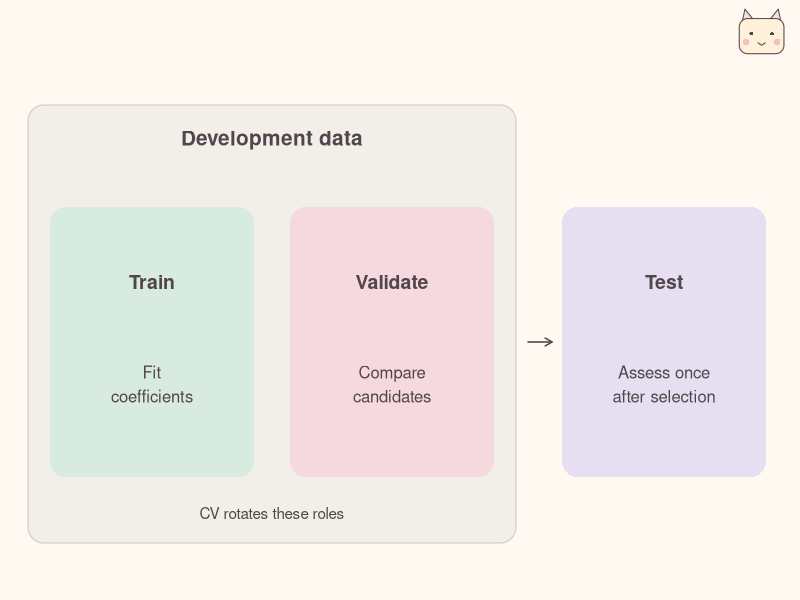
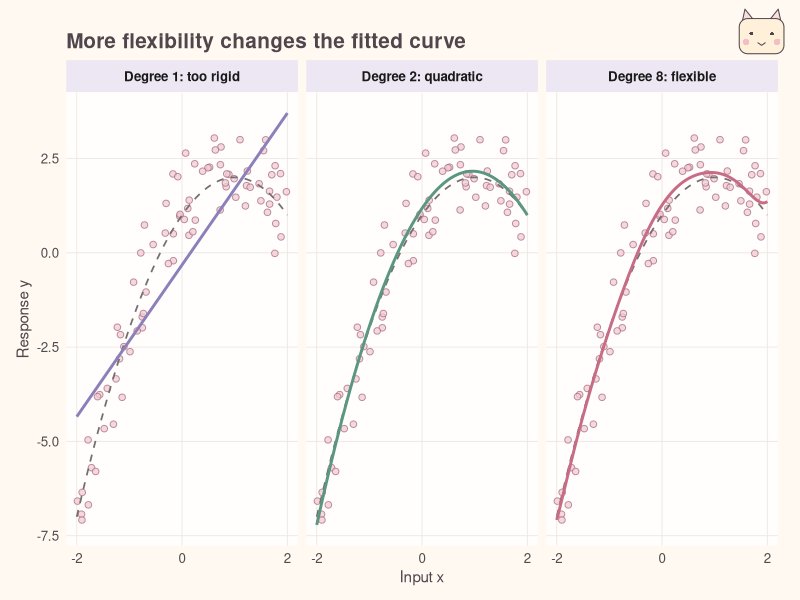
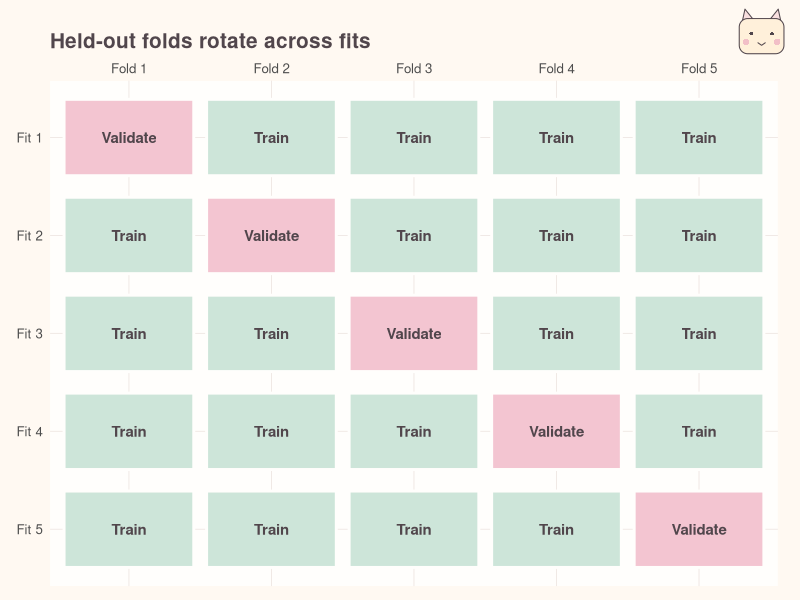
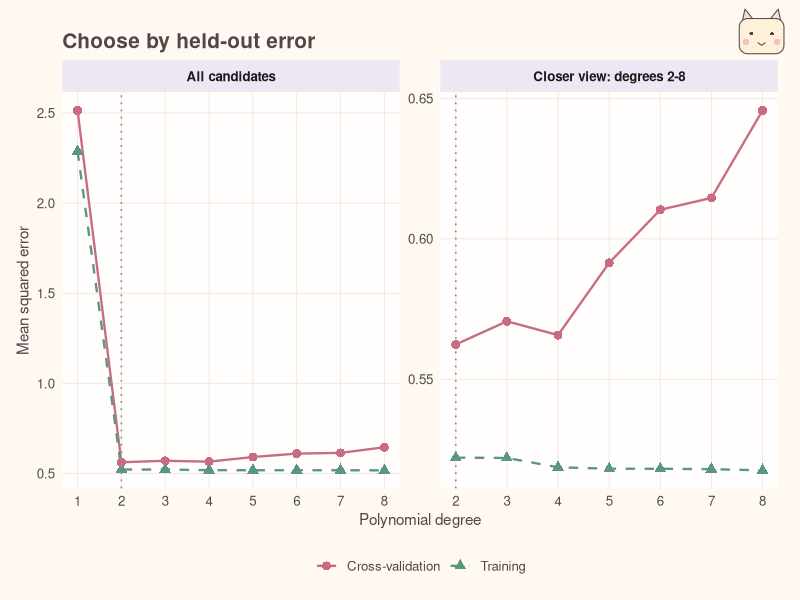
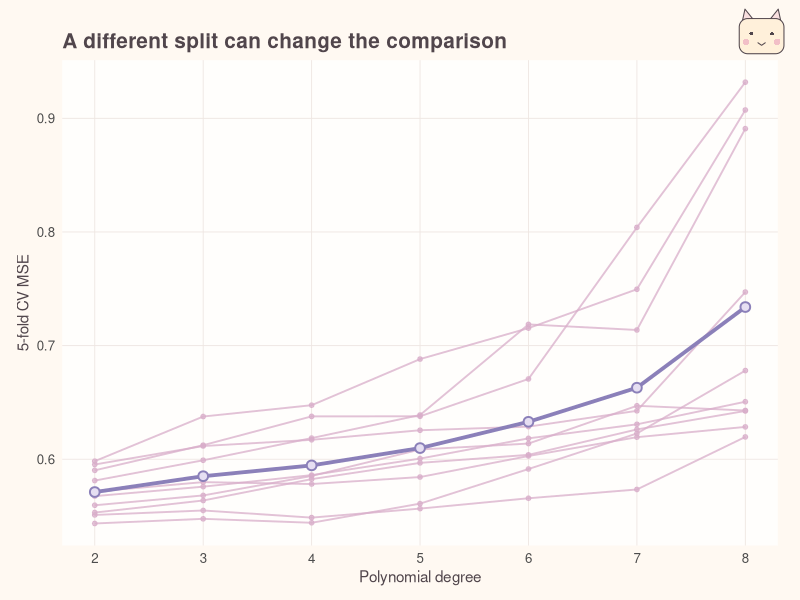

Write the R code that produced these figures, in order.
## ---- chunk 1
#| label: cv-setup
#| include: false
#| cache: false
library(ggplot2)
cv_ink <- "#51464C"
cv_rose <- "#C86C85"
cv_mint <- "#5B9682"
cv_lavender <- "#8B80B9"
cv_cream <- "#FFF9F2"
cv_theme <- theme_minimal(base_size = 12, base_family = "sans") +
  theme(
    text = element_text(color = cv_ink),
    plot.background = element_rect(fill = cv_cream, color = NA),
    panel.background = element_rect(fill = "#FFFEFC", color = NA),
    panel.grid.minor = element_blank(),
    panel.grid.major = element_line(color = "#EEE6E2", linewidth = .3),
    plot.title = element_text(face = "bold", size = 15, margin = margin(b = 5)),
    plot.subtitle = element_text(size = 10, margin = margin(b = 10)),
    strip.background = element_rect(fill = "#EDE7F4", color = NA),
    strip.text = element_text(face = "bold", margin = margin(7, 5, 7, 5)),
    legend.position = "bottom", legend.title = element_blank(),
    legend.key = element_rect(fill = cv_cream, color = NA),
    axis.title = element_text(size = 11),
    plot.margin = margin(24, 16, 10, 12)
  )
# A small vector cat stays in the top margin, outside the data panels.
cv_cat <- function() {
  grid::pushViewport(grid::viewport(x = .952, y = .944, width = .065, height = .085))
  grid::grid.polygon(c(.1, .18, .40), c(.60, .98, .70),
    gp = grid::gpar(fill = "#F8DFDF", col = cv_ink, lwd = 1))
  grid::grid.polygon(c(.60, .82, .90), c(.70, .98, .60),
    gp = grid::gpar(fill = "#F8DFDF", col = cv_ink, lwd = 1))
  grid::grid.roundrect(.5, .45, .86, .69, r = grid::unit(.24, "snpc"),
    gp = grid::gpar(fill = "#FFF0DA", col = cv_ink, lwd = 1))
  grid::grid.circle(c(.30, .70), .50, r = .035, gp = grid::gpar(fill = cv_ink, col = NA))
  grid::grid.circle(c(.20, .80), .34, r = .065, gp = grid::gpar(fill = "#F2BFC7", col = NA))
  grid::grid.lines(c(.43, .50, .57), c(.32, .27, .32), gp = grid::gpar(col = cv_ink, lwd = 1))
  grid::popViewport()
}
cv_draw <- function(p) {
  print(p + cv_theme)
  cv_cat()
}
knitr::opts_chunk$set(fig.width = 8, fig.height = 3.6, fig.align = "center",
                     dpi = 160, collapse = TRUE, comment = "#>",
                     warning = FALSE, message = FALSE)
## ---- chunk 2
#| label: fig-cv-data-roles
#| echo: false
#| fig-height: 2.9
#| fig-cap: "Training fits the coefficients; validation chooses the model; a separate test set assesses the chosen procedure. CV rotates the training and validation roles within the development data."
#| fig-alt: "A mint training card and pink validation card sit inside development data. A separate lavender test card is used after model selection."
grid::grid.newpage()
grid::grid.rect(gp = grid::gpar(fill = cv_cream, col = NA))
grid::grid.roundrect(.34, .46, .61, .73, r = grid::unit(4, "mm"),
  gp = grid::gpar(fill = "#F2EEE8", col = "#DACBC6", lwd = 1.2))
grid::grid.text("Development data", .34, .77,
  gp = grid::gpar(col = cv_ink, fontsize = 15, fontface = "bold"))
cv_card <- function(x, title, body, fill) {
  grid::grid.roundrect(x, .43, .255, .45, r = grid::unit(4, "mm"),
    gp = grid::gpar(fill = fill, col = NA))
  grid::grid.text(title, x, .53,
    gp = grid::gpar(col = cv_ink, fontsize = 14, fontface = "bold"))
  grid::grid.text(body, x, .36,
    gp = grid::gpar(col = cv_ink, fontsize = 12, lineheight = 1.2))
}
cv_card(.19, "Train", "Fit\ncoefficients", "#D8EBE1")
cv_card(.49, "Validate", "Compare\ncandidates", "#F6D8DF")
cv_card(.83, "Test", "Assess once\nafter selection", "#E6DFF2")
grid::grid.text("CV rotates these roles", .34, .145,
  gp = grid::gpar(col = cv_ink, fontsize = 11))
grid::grid.lines(c(.66, .69), c(.43, .43),
  arrow = grid::arrow(length = grid::unit(2, "mm")),
  gp = grid::gpar(col = cv_ink, lwd = 1.5))
cv_cat()
## ---- chunk 3
#| label: cv-example-data
#| code-fold: false
set.seed(8670)
x <- runif(120, -2, 2)
dat <- data.frame(x, y = 1 + 2 * x - x^2 + rnorm(120, sd = 0.7))
development <- dat[1:80, ]
test <- dat[81:120, ]
## ---- chunk 4
#| label: fig-cv-model-flexibility
#| echo: false
#| fig-height: 3.5
#| fig-cap: "The same development observations are fitted three ways. The dashed curve is the known simulation mean, shown only to explain the example. CV uses held-out outcomes to compare degrees."
#| fig-alt: "Three panels show degree 1 missing the curvature, degree 2 following the quadratic mean, and degree 8 adding flexibility. All show the same observations and the true mean."
cv_grid <- data.frame(x = seq(-2, 2, length.out = 301))
cv_panels <- c("Degree 1: too rigid", "Degree 2: quadratic", "Degree 8: flexible")
cv_fit_curves <- do.call(rbind, lapply(seq_along(cv_panels), function(j) {
  d <- c(1, 2, 8)[j]
  fit <- lm(y ~ poly(x, d), data = development)
  data.frame(x = cv_grid$x, y = predict(fit, cv_grid), Panel = cv_panels[j])
}))
cv_fit_curves$Panel <- factor(cv_fit_curves$Panel, levels = cv_panels)
cv_truth <- data.frame(x = cv_grid$x, y = 1 + 2 * cv_grid$x - cv_grid$x^2)
cv_draw(ggplot(development, aes(x, y)) +
  geom_point(shape = 21, fill = "#F2CBD3", color = "#A66B7E", size = 1.9, alpha = .75) +
  geom_line(data = cv_truth, linetype = "dashed", color = "#766D70", linewidth = .6) +
  geom_line(data = cv_fit_curves, aes(color = Panel), linewidth = 1) +
  facet_wrap(~Panel, nrow = 1) +
  scale_color_manual(values = c(cv_lavender, cv_mint, cv_rose)) +
  scale_x_continuous(breaks = c(-2, 0, 2)) +
  labs(x = "Input x", y = "Response y", title = "More flexibility changes the fitted curve") +
  guides(color = "none"))
## ---- chunk 5
#| label: fig-cv-folds
#| echo: false
#| fig-height: 3.9
#| fig-cap: "In 5-fold CV, each row is a fresh model fit. Pink is held out; mint is used for training. With 80 observations, each fit trains on 64 and predicts the remaining 16."
#| fig-alt: "A five-by-five grid has pink validation cells on the diagonal and mint training cells elsewhere, showing the held-out fold rotating across five fits."
cv_tiles <- expand.grid(Fold = 1:5, Fit = 1:5)
cv_tiles$Role <- ifelse(cv_tiles$Fold == cv_tiles$Fit, "Validate", "Train")
cv_draw(ggplot(cv_tiles, aes(Fold, Fit)) +
  geom_tile(aes(fill = Role), width = .91, height = .78, color = "#FFFEFC", linewidth = 1) +
  geom_text(aes(label = Role), size = 3.8, color = cv_ink, fontface = "bold") +
  scale_fill_manual(values = c(Train = "#CDE5D9", Validate = "#F3C5D1")) +
  scale_x_continuous(breaks = 1:5, labels = paste("Fold", 1:5), position = "top", expand = expansion(.02)) +
  scale_y_reverse(breaks = 1:5, labels = paste("Fit", 1:5), expand = expansion(.04)) +
  labs(x = NULL, y = NULL, title = "Held-out folds rotate across fits") +
  guides(fill = "none") +
  theme(panel.grid = element_blank(), axis.text = element_text(color = cv_ink)))
## ---- chunk 6
#| label: cv-comparison-code
#| code-fold: false
K <- 5
fold <- sample(rep(1:K, length.out = nrow(development)))
degrees <- 1:8
cv_mse <- numeric(length(degrees))
for (d in degrees) {
  prediction <- numeric(nrow(development))
  for (k in 1:K) {
    fit <- lm(y ~ poly(x, d), data = development[fold != k, ])
    prediction[fold == k] <- predict(fit, development[fold == k, ])
  }
  cv_mse[d] <- mean((development$y - prediction)^2)
}
best_degree <- degrees[which.min(cv_mse)]
## ---- chunk 7
#| label: cv-training-scores
#| include: false
cv_train_mse <- vapply(degrees, function(d) {
  mean(residuals(lm(y ~ poly(x, d), data = development))^2)
}, numeric(1))
## ---- chunk 8
#| label: fig-cv-error-curves
#| echo: false
#| fig-height: 3.6
#| fig-cap: "Training error keeps falling, while CV reaches its minimum at degree 2. The right panel enlarges degrees 2-8; its vertical scale differs from the left panel. Both curves use the same development data; only CV predictions exclude the scored observations."
#| fig-alt: "Training and CV errors are plotted against polynomial degree. CV is smallest at degree 2; a second panel shows the small increases in CV for more flexible models."
cv_scores <- rbind(
  data.frame(Degree = degrees, MSE = cv_train_mse, Error = "Training"),
  data.frame(Degree = degrees, MSE = cv_mse, Error = "Cross-validation"))
cv_score_panels <- rbind(transform(cv_scores, View = "All candidates"),
  transform(subset(cv_scores, Degree >= 2), View = "Closer view: degrees 2-8"))
cv_score_panels$View <- factor(cv_score_panels$View,
  levels = c("All candidates", "Closer view: degrees 2-8"))
cv_draw(ggplot(cv_score_panels, aes(Degree, MSE, color = Error, shape = Error, linetype = Error)) +
  geom_line(linewidth = .8) + geom_point(size = 2.7) +
  geom_vline(xintercept = best_degree, linetype = "dotted", color = "#9A8A90", linewidth = .6) +
  facet_wrap(~View, scales = "free", nrow = 1) +
  scale_color_manual(values = c("Cross-validation" = cv_rose, Training = cv_mint)) +
  scale_shape_manual(values = c("Cross-validation" = 16, Training = 17)) +
  scale_linetype_manual(values = c("Cross-validation" = "solid", Training = "dashed")) +
  scale_x_continuous(breaks = 1:8) +
  labs(x = "Polynomial degree", y = "Mean squared error", title = "Choose by held-out error"))
## ---- chunk 9
#| label: cv-final-fit
#| code-fold: false
final_fit <- lm(y ~ poly(x, best_degree), data = development)
test_prediction <- predict(final_fit, newdata = test)
c(degree = best_degree, test_MSE = mean((test$y - test_prediction)^2))
## ---- chunk 10
#| label: fig-cv-repeat-splits
#| echo: false
#| fig-height: 3.4
#| fig-cap: "Ten new 5-fold partitions of the same development data give slightly different CV curves. Only degrees 2-8 are shown to make nearby candidates visible. Thin curves are individual partitions; the thick curve is their average. No test observations are used."
#| fig-alt: "Ten pastel CV curves over degrees 2 through 8 show variation from reassigning folds, with a darker average curve and low errors near degree 2."
cv_repeat <- matrix(NA_real_, nrow = 10, ncol = length(degrees))
for (r in 1:10) {
  fold_r <- sample(rep(1:K, length.out = nrow(development)))
  for (d in degrees) {
    pred_r <- numeric(nrow(development))
    for (k in 1:K) {
      fit_r <- lm(y ~ poly(x, d), data = development[fold_r != k, ])
      pred_r[fold_r == k] <- predict(fit_r, development[fold_r == k, ])
    }
    cv_repeat[r, d] <- mean((development$y - pred_r)^2)
  }
}
cv_rep_long <- data.frame(Partition = rep(1:10, each = 8),
  Degree = rep(degrees, times = 10), MSE = as.vector(t(cv_repeat)))
cv_rep_mean <- data.frame(Degree = degrees, MSE = colMeans(cv_repeat))
cv_draw(ggplot(subset(cv_rep_long, Degree >= 2), aes(Degree, MSE)) +
  geom_line(aes(group = Partition), color = "#D8AEC9", linewidth = .65, alpha = .75) +
  geom_point(aes(group = Partition), color = "#D8AEC9", size = 1.3, alpha = .75) +
  geom_line(data = subset(cv_rep_mean, Degree >= 2), color = cv_lavender, linewidth = 1.3) +
  geom_point(data = subset(cv_rep_mean, Degree >= 2), shape = 21, fill = "#E6DFF2",
    color = cv_lavender, size = 2.6, stroke = 1) +
  scale_x_continuous(breaks = 2:8) +
  labs(x = "Polynomial degree", y = "5-fold CV MSE", title = "A different split can change the comparison"))
